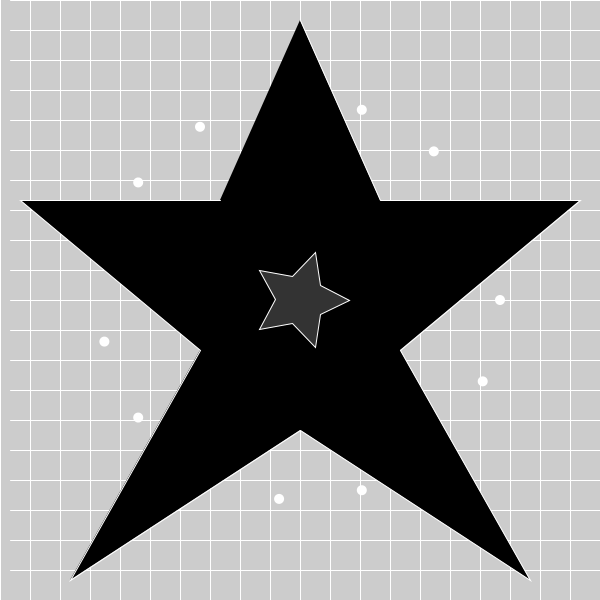
Frame 1 (no input)
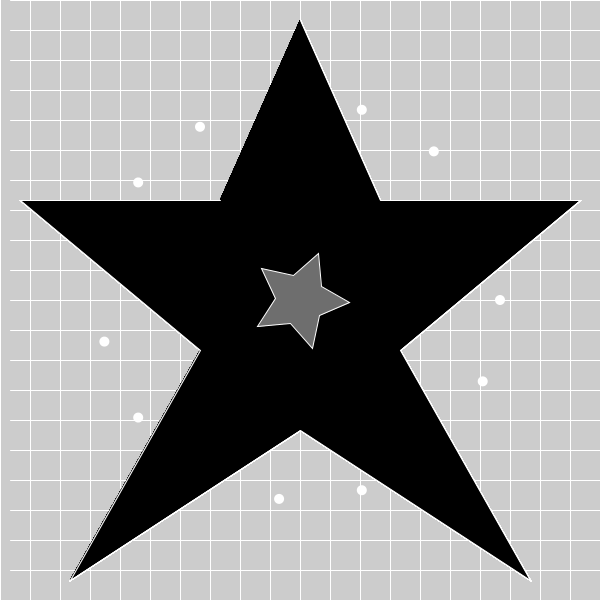
Frame 60 (the mouse pressed at the canvas centre just before this capture)
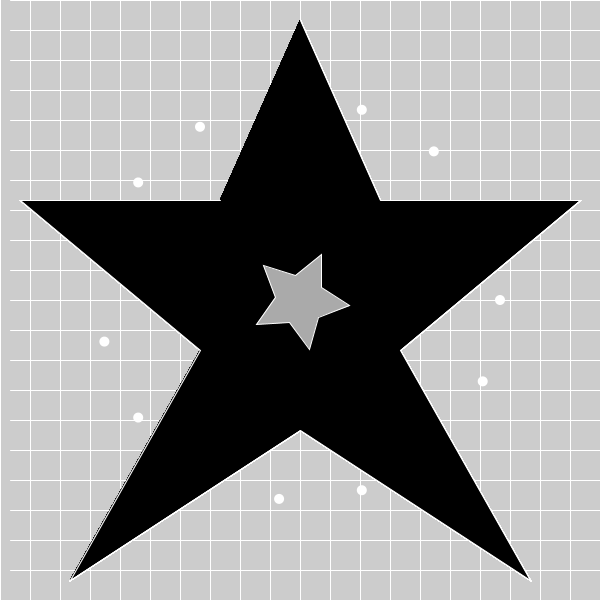
Frame 120 (the mouse held since frame 60 and released just before this capture)

The Processing sketch that drew these frames (run headless with seeded random() and noise(); from frame 60 on, the mouse is pressed at the canvas centre):

// Processing sketch: processing_52747
// ── processing_52747.pde

 /*****************************************
 * Assignment 03
 * Name:         Zhen Xu
 * E-mail:      zxu01@brynamwr.edu
 * Course:       CS 110 - Section 02
 * Submitted:    14th. Feb(V-day)
 * 
 * This is an iconic shape.
 
 ***********************************************/ 
int alpha = 50, inc = 1;
float speed = 0.0;
int m=20;
int n=20;

void setup() {
  size(600, 600);
  noStroke();
  drawCircle(width/2, height/2, 200);
  drawGrid(m,n);
}
void draw() { 
  //draw a big star
  fill(0);
  beginShape();
  vertex(300, 20);
  vertex(380, 200);
  vertex(580, 200);
  vertex(400, 350);
  vertex(530, 580);
  vertex(300, 430);
  vertex(70, 580);
  vertex(200, 350);
  vertex(20, 200);
  vertex(220, 200);
  endShape();

  alpha = (alpha + inc);
  if (alpha > 255 || alpha < 50)
    inc = inc*-1;
  fill (255, alpha);

  speed = speed+0.001;
  star (width/2, height/2, 50, speed, 5);
}

//draw circles
void drawCircle(int centerx, int centery, int radius) {
  int steps = 15;

  float angle = 2*PI/steps;
  for (int i=0; i<steps; i++) {
    float x = cos(angle*i)*radius + centerx;
    float y = sin(angle*i)*radius + centery; 
    fill(255);
    ellipse(x, y, 10, 10);
  }
}
//draw the rotating star
//quote from the class example
void star ( int cx, int cy, float radius, float start, int n) {
  float delta = 2*PI/n;
  float idelta = delta/2;
  float iRadius = radius/2;
  float theta = start;

  beginShape();
  for (int i = 0; i < n; i++ ) {
    vertex(cx + radius*cos(theta), cy + radius*sin(theta));
    vertex(cx + iRadius*cos(theta+idelta), cy + iRadius*sin(theta+idelta));
    theta = theta + delta;
  }
  endShape(CLOSE);
}
  
  void drawGrid(int m,int n){
    stroke(255);
    for(int y=0;y<height;y+=height/m){
      line(10,y,width,y);
    for(int x=0;x<width;x+=width/n){
    line(x,0,x,height);
    }  
    }
  }  
